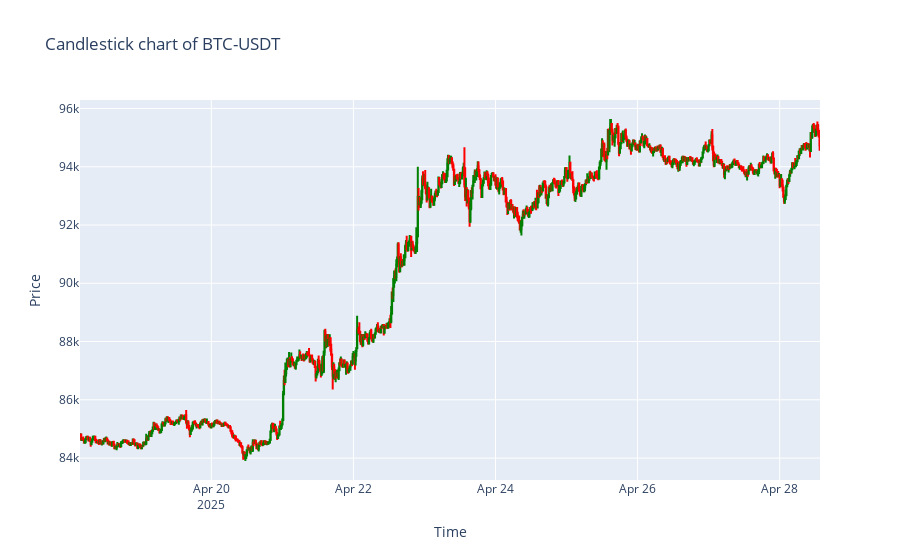
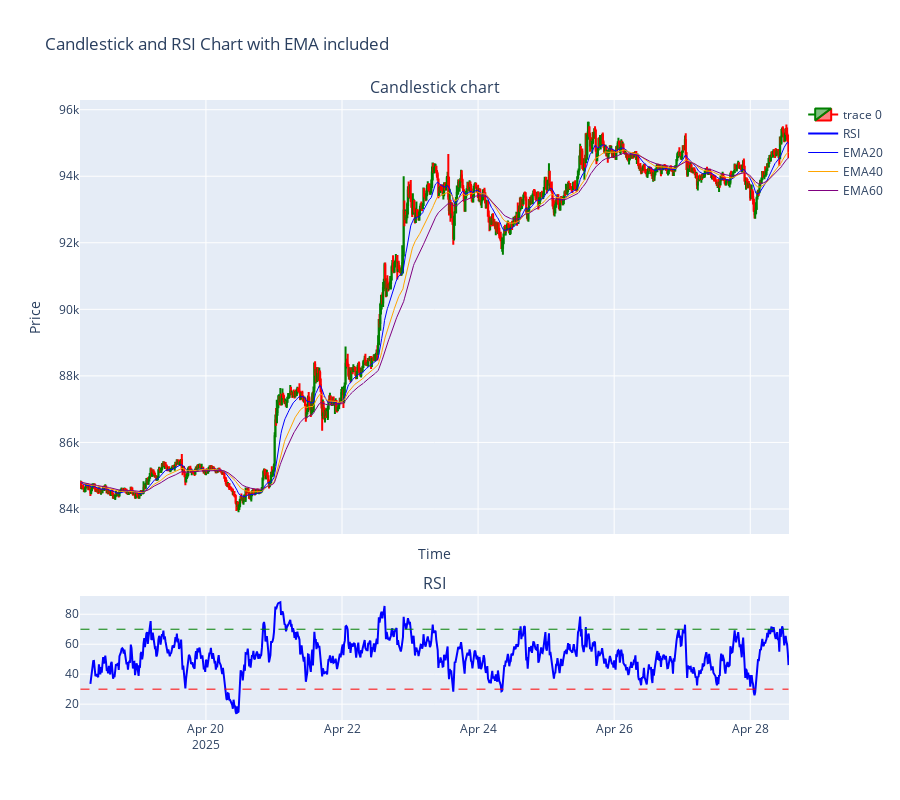

The notebook cell saved with these charts, in order:
### Code cell
# plot the k-line data stored in the object
btc_indicate.plot(["all", "kl"])

### Figure 1 — Plotly figure (JSON) as saved in the notebook; plotly's stock layout.template omitted (floating-point values rounded to 4 significant figures; data arrays with more than 128 entries replaced by an {"elided": "..."} marker saying what was removed)
{"data": [{"close": {"elided": "1000 float values"}, "decreasing": {"line": {"color": "red"}}, "high": {"elided": "1000 float values"}, "increasing": {"line": {"color": "green"}}, "low": {"elided": "1000 float values"}, "open": {"elided": "1000 float values"}, "type": "candlestick", "x": {"elided": "1000 str values"}}], "layout": {"title": {"text": "Candlestick chart of BTC-USDT"}, "xaxis": {"rangeslider": {"visible": false}, "title": {"text": "Time"}}, "yaxis": {"title": {"text": "Price"}}}}

### Figure 2 — Plotly figure (JSON) as saved in the notebook; plotly's stock layout.template omitted (floating-point values rounded to 4 significant figures; data arrays with more than 128 entries replaced by an {"elided": "..."} marker saying what was removed)
{"data": [{"close": {"elided": "1000 float values"}, "decreasing": {"line": {"color": "red"}}, "high": {"elided": "1000 float values"}, "increasing": {"line": {"color": "green"}}, "low": {"elided": "1000 float values"}, "open": {"elided": "1000 float values"}, "type": "candlestick", "x": {"elided": "1000 str values"}, "xaxis": "x", "yaxis": "y"}, {"line": {"color": "blue", "width": 2}, "mode": "lines", "name": "RSI", "type": "scatter", "x": {"elided": "1000 str values"}, "xaxis": "x2", "y": {"elided": "1000 float values"}, "yaxis": "y2"}, {"line": {"color": "blue", "width": 1}, "mode": "lines", "name": "EMA20", "type": "scatter", "x": {"elided": "1000 str values"}, "xaxis": "x", "y": {"elided": "1000 float values"}, "yaxis": "y"}, {"line": {"color": "orange", "width": 1}, "mode": "lines", "name": "EMA40", "type": "scatter", "x": {"elided": "1000 str values"}, "xaxis": "x", "y": {"elided": "1000 float values"}, "yaxis": "y"}, {"line": {"color": "purple", "width": 1}, "mode": "lines", "name": "EMA60", "type": "scatter", "x": {"elided": "1000 str values"}, "xaxis": "x", "y": {"elided": "1000 float values"}, "yaxis": "y"}], "layout": {"annotations": [{"font": {"size": 16}, "showarrow": false, "text": "Candlestick chart", "x": 0.5, "xanchor": "center", "xref": "paper", "y": 1, "yanchor": "bottom", "yref": "paper"}, {"font": {"size": 16}, "showarrow": false, "text": "RSI", "x": 0.5, "xanchor": "center", "xref": "paper", "y": 0.2, "yanchor": "bottom", "yref": "paper"}], "height": 800, "shapes": [{"line": {"color": "red", "dash": "dash", "width": 1}, "type": "line", "x0": "2025-04-18T03:45:00", "x1": "2025-04-28T13:30:00", "xref": "x2", "y0": 30, "y1": 30, "yref": "y2"}, {"line": {"color": "green", "dash": "dash", "width": 1}, "type": "line", "x0": "2025-04-18T03:45:00", "x1": "2025-04-28T13:30:00", "xref": "x2", "y0": 70, "y1": 70, "yref": "y2"}], "title": {"text": "Candlestick and RSI Chart with EMA included"}, "xaxis": {"anchor": "y", "domain": [0, 1], "matches": "x2", "rangeslider": {"visible": false}, "showticklabels": false, "title": {"text": "Time"}}, "xaxis2": {"anchor": "y2", "domain": [0, 1]}, "yaxis": {"anchor": "x", "domain": [0.3, 1], "title": {"text": "Price"}}, "yaxis2": {"anchor": "x2", "domain": [0, 0.2]}}}
